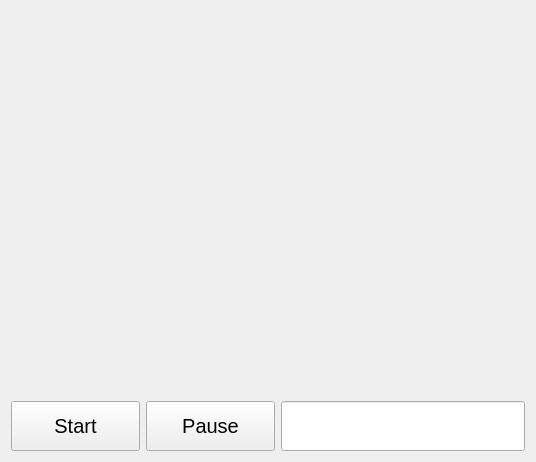
<?xml version="1.0" encoding="UTF-8"?>
<ui version="4.0">
 <class>TimerWindow</class>
 <widget class="QWidget" name="TimerWindow">
  <property name="geometry">
   <rect>
    <x>0</x>
    <y>0</y>
    <width>536</width>
    <height>462</height>
   </rect>
  </property>
  <property name="windowTitle">
   <string>Form</string>
  </property>
  <layout class="QVBoxLayout" name="verticalLayout" stretch="5,1">
   <item>
    <widget class="QLabel" name="timer_label">
     <property name="font">
      <font>
       <pointsize>75</pointsize>
      </font>
     </property>
     <property name="text">
      <string/>
     </property>
     <property name="alignment">
      <set>Qt::AlignCenter</set>
     </property>
    </widget>
   </item>
   <item>
    <layout class="QHBoxLayout" name="horizontalLayout" stretch="2,2,0">
     <item>
      <widget class="QPushButton" name="start_stop_button">
       <property name="minimumSize">
        <size>
         <width>0</width>
         <height>50</height>
        </size>
       </property>
       <property name="font">
        <font>
         <pointsize>15</pointsize>
        </font>
       </property>
       <property name="text">
        <string>Start</string>
       </property>
      </widget>
     </item>
     <item>
      <widget class="QPushButton" name="pause_resume_button">
       <property name="minimumSize">
        <size>
         <width>0</width>
         <height>50</height>
        </size>
       </property>
       <property name="font">
        <font>
         <pointsize>15</pointsize>
        </font>
       </property>
       <property name="text">
        <string>Pause</string>
       </property>
      </widget>
     </item>
     <item>
      <widget class="QLineEdit" name="start_time_line_edit">
       <property name="minimumSize">
        <size>
         <width>0</width>
         <height>50</height>
        </size>
       </property>
       <property name="font">
        <font>
         <pointsize>20</pointsize>
        </font>
       </property>
       <property name="text">
        <string/>
       </property>
       <property name="alignment">
        <set>Qt::AlignCenter</set>
       </property>
      </widget>
     </item>
    </layout>
   </item>
  </layout>
 </widget>
 <resources/>
 <connections/>
</ui>
